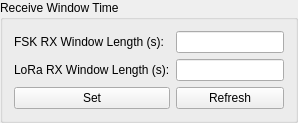
             <widget class="QGroupBox" name="groupBox_12">
              <property name="title">
               <string>Receive Window Time</string>
              </property>
              <layout class="QGridLayout" name="gridLayout_11">
               <item row="1" column="1">
                <widget class="QLineEdit" name="SatelliteConfig_ReceiveWindow_FSKRXLength_LineEdit"/>
               </item>
               <item row="1" column="0">
                <widget class="QLabel" name="label_16">
                 <property name="text">
                  <string>FSK RX Window Length (s):</string>
                 </property>
                </widget>
               </item>
               <item row="2" column="0">
                <widget class="QLabel" name="label_14">
                 <property name="text">
                  <string>LoRa RX Window Length (s):</string>
                 </property>
                </widget>
               </item>
               <item row="2" column="1">
                <widget class="QLineEdit" name="SatelliteConfig_ReceiveWindow_LoraRXLength_LineEdit"/>
               </item>
               <item row="3" column="0">
                <widget class="QPushButton" name="SatelliteConfig_ReceiveWindow_SetButton">
                 <property name="text">
                  <string>Set</string>
                 </property>
                </widget>
               </item>
               <item row="3" column="1">
                <widget class="QPushButton" name="SatelliteConfig_ReceiveWindow_RefreshButton">
                 <property name="text">
                  <string>Refresh</string>
                 </property>
                </widget>
               </item>
              </layout>
             </widget>
